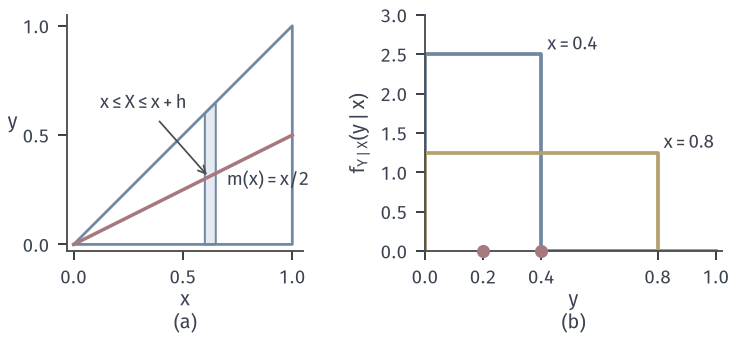

Python code for this plot:
"""Triangle model: (a) strip x<=X<=x+h with x=0.6, h=0.05, conditional-mean line m(x)=x/2 (red);
(b) conditional densities Unif(0,x) for x=0.4 and 0.8 (heights 2.5, 1.25) with means x/2."""
from pathlib import Path
import sys
ROOT = next(p for p in Path(__file__).resolve().parents if (p/"build.sh").is_file() and (p/"tex/book.tex").is_file())
sys.path.insert(0, str(ROOT/"figures/00-shared/mathematical-preliminaries-upper/00-shared/comprehension-figures"))
from support import figure, save, BLUE, GREEN, YELLOW, RED, PURPLE, INK, MUTED, GRID, BLUE_FILL, GREEN_FILL, YELLOW_FILL, RED_FILL, PURPLE_FILL
import numpy as np
STROKE = "#4C4D4F"
def tag(ax, s, y=-0.30):
    ax.text(0.5, y, s, transform=ax.transAxes, ha="center", va="top")

fig, (a, b) = figure(width_mm=104, height_mm=48, ncols=2)
a.plot([0, 1, 1, 0], [0, 0, 1, 0], color=BLUE, lw=1.1)
x0, h = 0.6, 0.05
a.fill([x0, x0+h, x0+h, x0], [0, 0, x0+h, x0], color=BLUE_FILL, lw=0)
a.plot([x0, x0+h, x0+h, x0, x0], [0, 0, x0+h, x0, 0], color=BLUE, lw=0.8)
t = np.linspace(0, 1, 50); a.plot(t, t/2, color=RED, lw=1.4)
a.text(0.70, 0.27, '$m(x)=x/2$', ha='left', fontsize=7.5, color=INK)
a.annotate('$x\\leq X\\leq x+h$', xy=(x0+h/2, 0.3), xytext=(0.12, 0.62), fontsize=7.5,
           arrowprops=dict(arrowstyle='->', color=STROKE, lw=0.7))
a.set_aspect('equal'); a.set_xlim(-0.03, 1.05); a.set_ylim(-0.03, 1.05); a.set_xticks([0, 0.5, 1]); a.set_yticks([0, 0.5, 1])
a.set_xlabel('$x$', labelpad=1); a.set_ylabel('$y$', rotation=0)
for xv, c in ((0.4, BLUE), (0.8, YELLOW)):
    b.plot([0, 0, xv, xv, 1], [0, 1/xv, 1/xv, 0, 0], color=c, lw=1.5)
    b.scatter([xv/2], [0], s=20, color=RED, zorder=4, clip_on=False)
    b.text(xv + 0.02, 1/xv + 0.05, f'$x={xv}$', fontsize=7.5)
b.set_xlim(0, 1.02); b.set_ylim(0, 3.0); b.set_xticks([0, 0.2, 0.4, 0.8, 1]); b.set_xlabel('$y$', labelpad=1)
b.set_ylabel(r'$f_{Y\mid X}(y\mid x)$')
tag(a, '(a)', y=-0.26); tag(b, '(b)', y=-0.26)
save(fig, Path(__file__).resolve().parent, 'figure', {'x0': x0, 'h': h, 'cond': 'Unif(0,x)', 'mean': 'x/2'})
